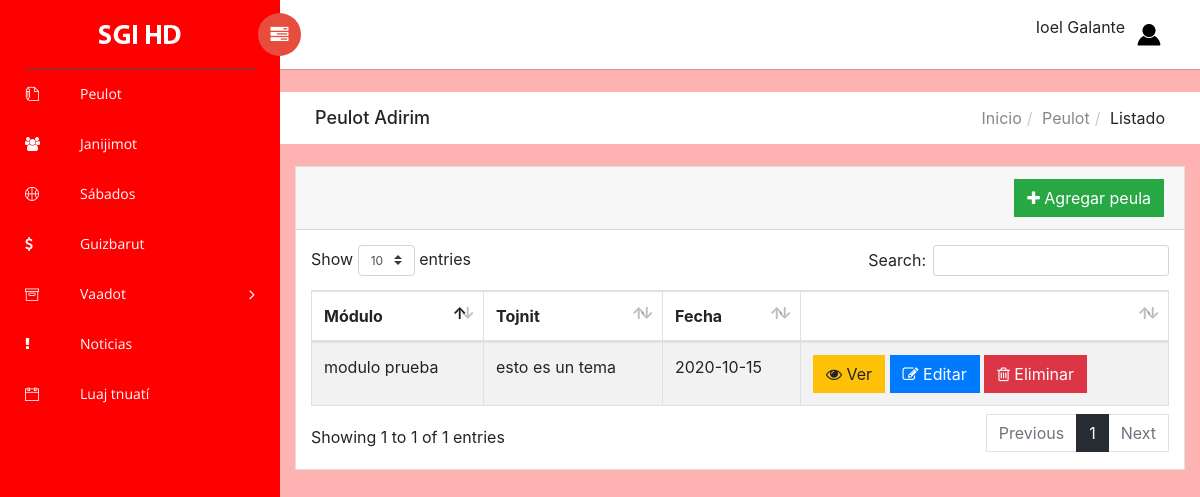
The page /SGI_HD/Peula-Listar.php (signed in) on the database its author committed.
### tables this page shows
CREATE TABLE `kvutzot` (
  `idKvutza` int(11) NOT NULL,
  `nombre` varchar(50) NOT NULL,
  `tzevet` int(11) NOT NULL
);

CREATE TABLE `peulot` (
  `idPeula` int(11) NOT NULL,
  `tema` varchar(100) NOT NULL,
  `subtema` varchar(150) DEFAULT NULL,
  `modulo` int(11) NOT NULL,
  `racional` mediumtext NOT NULL,
  `objetivos` mediumtext NOT NULL,
  `metodologia` mediumtext NOT NULL,
  `jomer` varchar(500) DEFAULT NULL,
  `kvutza` int(11) NOT NULL,
  `fecha` date NOT NULL
);

CREATE TABLE `modulos` (
  `idModulo` int(11) NOT NULL,
  `tzevet` int(11) NOT NULL,
  `nombre` varchar(50) NOT NULL,
  `racional` mediumtext NOT NULL,
  `objetivos` mediumtext NOT NULL
);

### SGI_HD/dao.php (called while the page is built, shortened)
<?php
function connect() {
   $host='localhost';
   $user='root';
   $pass='';
   $db='sgihd';
   return new PDO("mysql:host={$host};dbname={$db}", $user, $pass);
}
function obtenerPeulotPorKvutza($kvutza){
   $pdo = connect();
   $stmt = $pdo -> prepare("CALL obtenerPeulotPorKvutza($kvutza)");
   $stmt -> execute();
   return $stmt -> fetchAll(PDO::FETCH_ASSOC);
}
function traerNombreModulo($idModulo){
   $pdo = connect();
   $stmt = $pdo -> prepare("SELECT nombre FROM modulos WHERE idModulo= :id");
   $stmt -> bindParam(':id',$idModulo);
   $stmt -> setFetchMode(PDO::FETCH_ASSOC);
   $stmt -> execute();
   return $stmt -> fetchAll(PDO::FETCH_ASSOC);
}
function obtenerKvutza($kvutza){
   $pdo = connect();
   $stmt = $pdo -> prepare("CALL obtenerKvutza($kvutza)");
   $stmt -> setFetchMode(PDO::FETCH_ASSOC);
   $stmt -> execute();
   return $stmt -> fetchAll(PDO::FETCH_ASSOC);
}
?>

### SGI_HD/Peula-Listar.php (the view, shortened to what this page needs)
<?php
    include 'header.php';
    include 'dao.php';
    $peulot = obtenerPeulotPorKvutza($_SESSION['kvutza']);
    $kvutza = obtenerKvutza($_SESSION['kvutza']);
?>
<div class="breadcrumbs">
            <div class="col-sm-4">
                <div class="page-header float-left">
                    <div class="page-title">
                        <h1>Peulot <?php echo $kvutza[0]['nombre'] ?></h1>
                    </div>
                </div>
            </div>
            <div class="col-sm-8">
                <div class="page-header float-right">
                    <div class="page-title">
                        <ol class="breadcrumb text-right">
                            <li><a href="#">Inicio</a></li>
                            <li><a href="#">Peulot</a></li>
                            <li class="active">Listado</li>
                        </ol>
                    </div>
                </div>
            </div>
        </div>
        <div class="content mt-3">
            <div class="animated fadeIn">
                <div class="row">
                    <div class="col-md-12">
                        <div class="card">
                            <div class="card-header">
                                <div class="row">
                                    <div class="col-md-6">
                                    </div>
                                    <div class="col-md-6 text-right">
                                        <a href="Peula-AgregarEditar.php" class="btn btn-success"><i class="fa fa-plus"></i> Agregar peula</a>
                                    </div>
                                </div>
                            </div>
                            <div class="card-body">
                                <table id="bootstrap-data-table-export" class="table table-striped table-bordered">
                                    <thead>
                                        <tr>
                                            <th>Módulo</th>
                                            <th>Tojnit</th>
                                            <th>Fecha</th>
                                            <th> </th>
                                        </tr>
                                    </thead>
                                    <?php
                                        for ($i = 0; $i < count($peulot); $i++) {
                                            $nombre = traerNombreModulo($peulot[$i]['modulo'])
                                            ?>
                                            <tr>
                                                <td><?php echo $nombre[0]['nombre'] ?></td>
                                                <td><?php echo $peulot[$i]['tema'] ?></td>
                                                <td><?php echo $peulot[$i]['fecha'] ?></td>
                                                <td>
                                                    <a href="Peula-Ver.php?id=<?php echo $peulot[$i]['idPeula']?>" class="btn btn-warning"><i class="fa fa-eye"></i> Ver</a>
                                                    <a href="Peula-AgregarEditar.php?id=<?php echo $peulot[$i]['idPeula']?>" class="btn btn-primary"><i class="fa fa-edit"></i> Editar</a>
                                                    <a href="Peula-Delete.php?id=<?php echo $peulot[$i]['idPeula']?>" class="btn btn-danger"><i class="fa fa-trash-o"></i> Eliminar</a>
                                                </td>
                                            </tr>
                                            <?php
                                        }
                                        ?>
                                </table>
                            </div>
                        </div>
                    </div>
                </div>
<?php
    include 'bottom.php';
?>

### rows shown on the page
kvutzot: nombre "Adirim"
peulot: modulos.nombre "modulo prueba", tema "esto es un tema", fecha "2020-10-15"

### other values the page prints
$_SESSION['nombre'] "Ioel"
$_SESSION['apellido'] "Galante"
